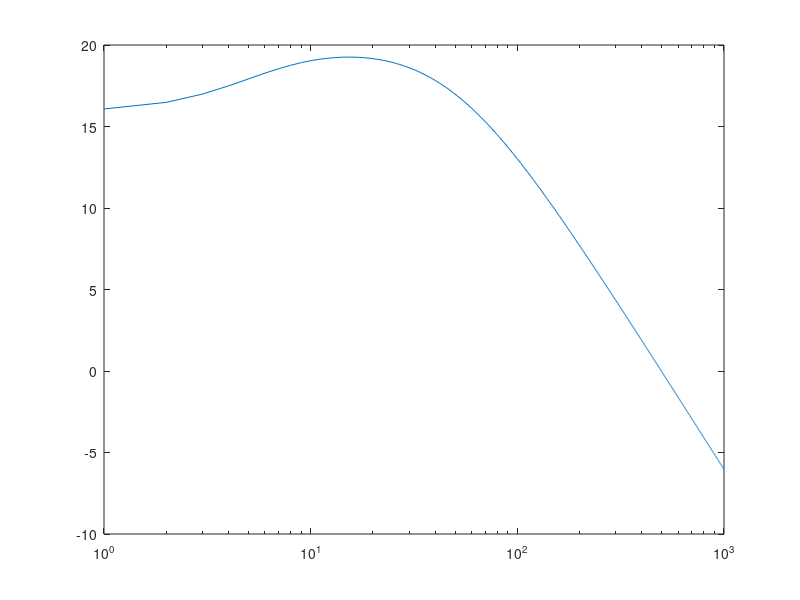

Source code (MATLAB): (Note: this script raises an error after producing the figure.)
set(0, 'DefaultFigureWindowStyle', 'docked');
close all

% Component Values
R1 = 1;
R2 = 2;
R3 = 10;
R4 = 0.1;
R0 = 1000;
C1 = 0.25;
L = 0.2;
alpha = 100;

C = zeros(6,6);
C(2,1) = C1;
C(2,2) = -C1;
C(6,6) = L;

G = zeros(6,6);
G(1,1) = 1;
G(2,1) = 1/R1;
G(2,2) = -(R1+R2)/(R1*R2);
G(2,6) = -1;
G(3,3) = -1/R3;
G(3,6) = 1;
G(4,4) = -1;
G(4,6) = alpha;
G(5,4) = 1/R4;
G(5,5) = -(R4+R0)/(R4*R0);
G(6,2) = -1;
G(6,3) = 1;

F = zeros(6,1);

% DC Sweep
Vin = linspace(-10,10,1000);
VDCo = zeros(1000,1);
for n = 1 : length(Vin)
    F(1) = Vin(n);
    V = G\F;
    VDCo(n) = V(5);
end

% AC Sweep
F(1) = 1 + 0j; %fix input voltage at 1V AC
VACo = zeros(100,1);
omega = linspace(0,1000,1000);
for n = 1 : length(omega)
    B = G + (1j * omega(n) * C);
    V = B\F;
    VACo(n) = V(5);
end

A = 20*log10(abs(VACo));
semilogx(omega, A);

% Perturbation of C1
N = 10000;
C1p = normrnd(C1,0.05,N,1);
VACp = zeros(N,1);

for n = 1 : length(C1p)
    C(2,1) = C1p(n);
    C(2,2) = -C1p(n);
    B = G + (1j * pi * C);
    V = B\F;
    VACp(n) = V(5);
end

Ap = 20*log10(abs(VACp));

%plot everything
fig = tiledlayout(2,2);
ax_DC = nexttile;
plot(ax_DC,Vin,VDCo);
grid on
xlabel('V_{in} (V)');
ylabel('V_{out} (V)');
title('DC Sweep');

ax_AC = nexttile;
semilogx(ax_AC,omega,A);
grid on
xlabel('\omega (rad/s)');
ylabel('Gain (dB)');
title('AC Sweep');

ax_Cp = nexttile;
histogram(ax_Cp, C1p);
xlabel('C (F)');
title('Perturbed Capacitance');

ax_Gp = nexttile;
histogram(ax_Gp, Ap);
xlabel('Gain (dB)');
title('Perturbed Gain')
